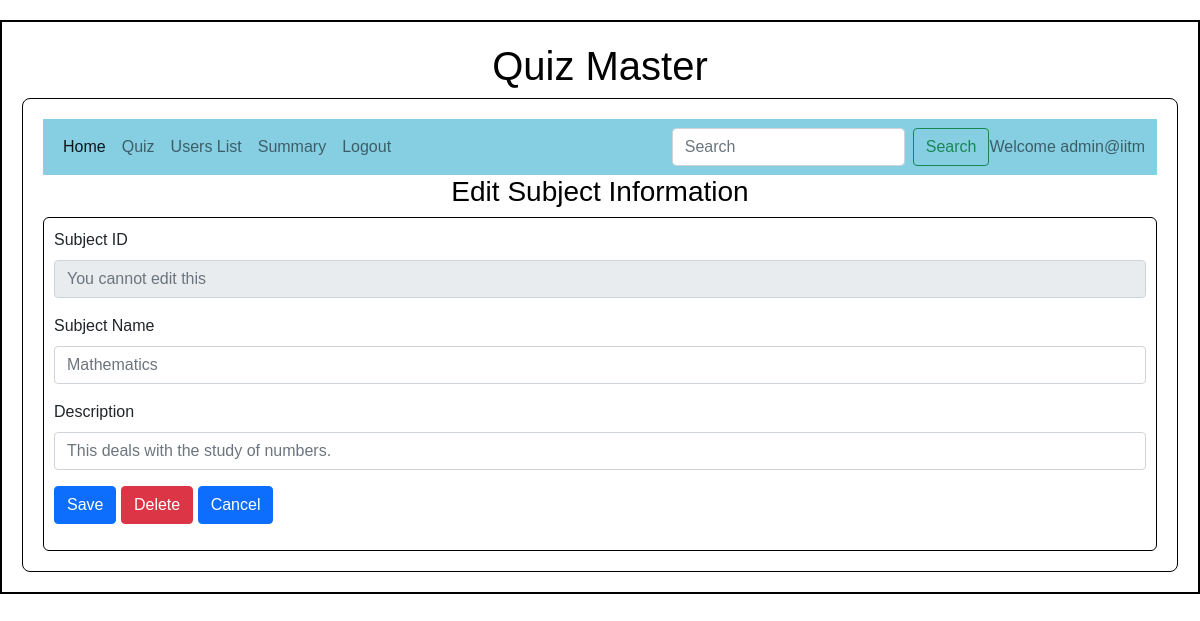
The app's page /edit_subject/1/admin@iitm with its own data.
### backend/models.py (models this page shows)
class Subject(db.Model):
    __tablename__ = "subject"
    s_id = db.Column(db.Integer, primary_key=True, autoincrement=True)
    sname = db.Column(db.String, unique=True, nullable=False)
    s_description = db.Column(db.String, nullable=False)
    chapters = db.relationship("Chapter", cascade="all,delete", backref="subject", lazy=True)

### backend/controllers.py (the view, shortened to what this page needs)
@app.route('/edit_subject/<s_id>/<name>',methods = ["POST","GET"])
def edit_subject(s_id,name):
    s = get_subject(s_id)
    return render_template("edit_subject.html", subject = s, name = name)

### backend/controllers.py (called while the page is built)
def get_subject(id):
    subject = Subject.query.filter_by(s_id = id).first()
    return subject

### templates/edit_subject.html
{%extends "admin_layout.html"%}
{%block content%}
<div class="center"><h3>Edit Subject Information</h3></div>
<form action="#" method="POST">
    <div class="input_form">
        <div class="mb-3">
            <label for="s_id" class="form-label">Subject ID</label>
            <input type="number" class="form-control" id="s_id" name="s_id" placeholder="You cannot edit this" disabled>
        </div>
        <div class="mb-3">
            <label for="sname" class="form-label">Subject Name</label>
            <input type="text" class="form-control" id="sname" name="sname" placeholder="{{ subject.sname}}">
        </div>
        <div class="mb-3">
            <label for="s_description" class="form-label">Description</label>
            <input type="text" class="form-control" id="s_description" name="s_description" placeholder="{{ subject.s_description}}">
        </div>
        <div class=mb-3>
            <button type="submit" class="btn btn-primary">Save</button>
            <a href="/delete_subject/{{subject.s_id}}/{{name}}" type = "button" class ="btn btn-danger">Delete</a>
            <a href="/admin/{{name}}" type = "button" class ="btn btn-primary">Cancel</a>
        </div>
    </div>
</form>
{%endblock%}

### static/styles/main.css (style rules this page uses)
* { font-family: 'Arial', sans-serif; margin: 0; padding: 0;; }
.input_form { border: 1px solid black; width: auto; padding: 10px; font-size: 16px; text-align: justify; border-radius: 6px; }
.center { text-align: center; display: flex; justify-content: center; align-items: center; color: black; }

### records on screen
Subject: sname "Mathematics", s_description "This deals with the study of numbers."

### other values on screen
{{ name }} "admin@iitm"
